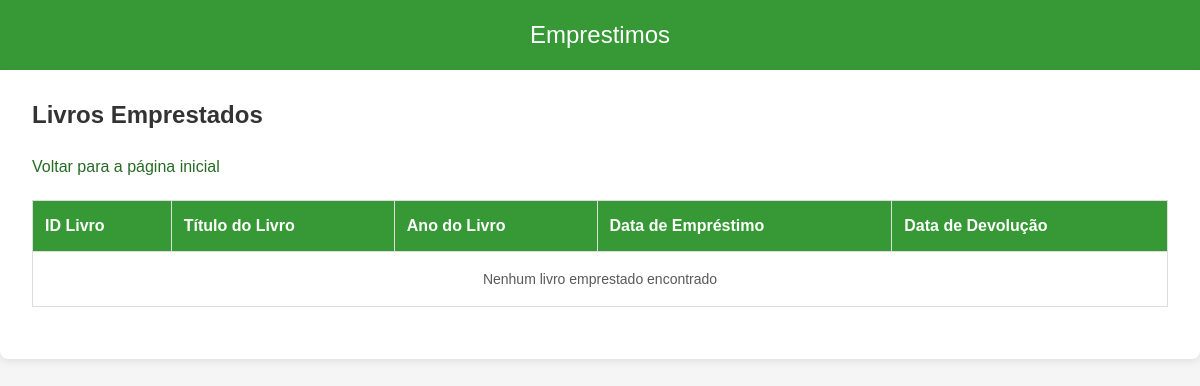
The app's page /biblioteca/View/livros_emprestados.php, older data.
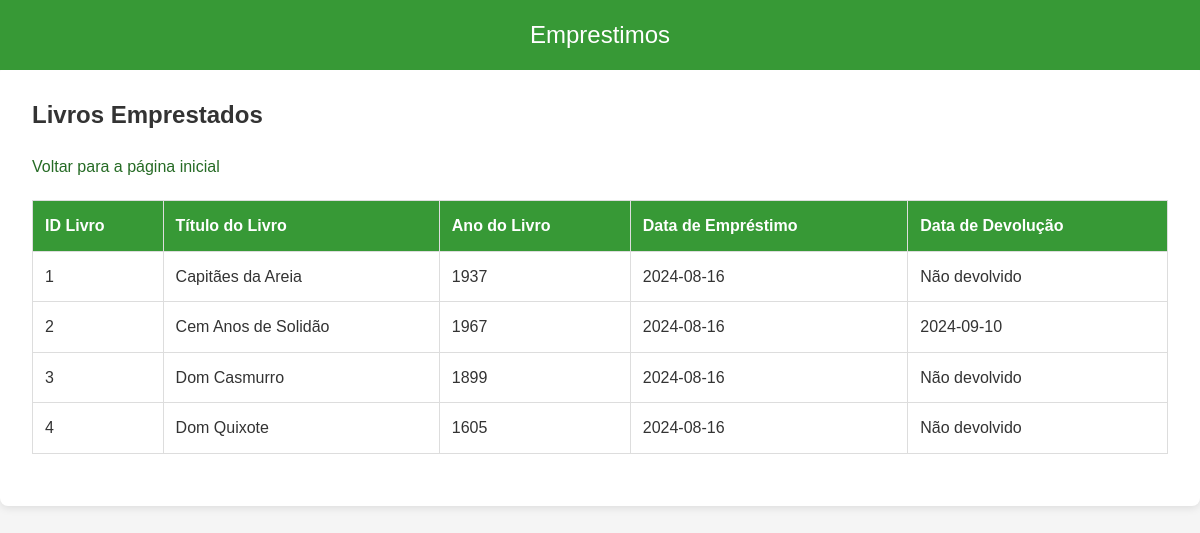
The same page, newer data.
### tables this page shows
CREATE TABLE emprestimo (
    id INT AUTO_INCREMENT PRIMARY KEY,
    idLivro INT NOT NULL,
    idEstudante INT NOT NULL,
    dataEmprestimo DATE NOT NULL,
    dataDevolucao DATE DEFAULT NULL,
    FOREIGN KEY (idLivro) REFERENCES livro(id),
    FOREIGN KEY (idEstudante) REFERENCES estudante(idEstudante),
    CHECK (dataDevolucao IS NULL OR dataDevolucao >= dataEmprestimo)
);

CREATE TABLE livro (
    id INT AUTO_INCREMENT PRIMARY KEY,
    titulo VARCHAR(255) NOT NULL,
    ano INT,
    autor INT,
    FOREIGN KEY (autor) REFERENCES autor(id) ON DELETE SET NULL
);

### biblioteca/Repository/EmprestimoRepository.php (called while the page is built, shortened)
<?php
class EmprestimoRepository {
    private $db;
    public function __construct() {
        $this->db = new Database();
    }
    public function listarLivrosEmprestados() {
        $conn = $this->db->getConnection();
        $sql = "SELECT livro.id AS livro_id, livro.titulo, livro.ano, emprestimo.dataEmprestimo, emprestimo.dataDevolucao
                FROM emprestimo
                JOIN livro ON emprestimo.idLivro = livro.id";
        $stmt = $conn->prepare($sql);
        if (!$stmt->execute()) {
            error_log("Erro ao executar a consulta: " . $stmt->error);
            return [];
        }
        $result = $stmt->get_result();
        $livrosEmprestados = [];
        while ($row = $result->fetch_assoc()) {
            $livrosEmprestados[] = $row;
        }
        return $livrosEmprestados;
    }
}
?>

### biblioteca/Controller/EmprestimoController.php (called while the page is built, shortened)
<?php
include_once '../Repository/EmprestimoRepository.php';
class EmprestimoController {
    private $repository;
    public function __construct() {
        $this->repository = new EmprestimoRepository();
    }
    public function listarLivrosEmprestados() {
        return $this->repository->listarLivrosEmprestados();
    }
}
?>

### biblioteca/View/livros_emprestados.php (the view, shortened to what this page needs)
<?php
include_once '../Controller/EmprestimoController.php';
$emprestimoController = new EmprestimoController();
$livrosEmprestados = $emprestimoController->listarLivrosEmprestados();
?>
<!DOCTYPE html>
<html lang="pt-br">
<head>
</head>
<body>
    <div class="navbar">Emprestimos</div>
    <div class="container">
        <h1>Livros Emprestados</h1>
        <a href="index.php">Voltar para a página inicial</a>
        <table>
            <tr>
                <th>ID Livro</th>
                <th>Título do Livro</th>
                <th>Ano do Livro</th>
                <th>Data de Empréstimo</th>
                <th>Data de Devolução</th>
            </tr>
            <?php
            if (!empty($livrosEmprestados)) {
                foreach ($livrosEmprestados as $livro) {
                    echo "<tr>
                        <td>" . htmlspecialchars($livro['livro_id']) . "</td>
                        <td>" . htmlspecialchars($livro['titulo']) . "</td>
                        <td>" . htmlspecialchars($livro['ano']) . "</td>
                        <td>" . htmlspecialchars($livro['dataEmprestimo']) . "</td>
                        <td>" . (empty($livro['dataDevolucao']) ? 'Não devolvido' : htmlspecialchars($livro['dataDevolucao'])) . "</td>
                    </tr>";
                }
            } else {
                echo "<tr><td colspan='5' class='no-books'>Nenhum livro emprestado encontrado</td></tr>";
            }
            ?>
        </table>
    </div>
</body>
</html>

### biblioteca/View/livros_emprestados.php (style rules this page uses)
* { margin: 0; padding: 0; box-sizing: border-box; }
body { font-family: 'Arial', sans-serif; background-color: #f5f5f5; color: #333; line-height: 1.6; margin: 0; padding: 0; }
.navbar { background-color: #379936; color: white; width: 100%; padding: 1rem; text-align: center; font-size: 1.5rem; position: fixed; top: 0; left: 0; z-index: 1000; }
.container { margin: 4rem auto; max-width: 1200px; padding: 2rem; background-color: white; border-radius: 8px; box-shadow: 0 2px 8px rgba(0, 0, 0, 0.1); }
h1 { font-size: 24px; margin-bottom: 20px; color: #333; }
a { display: inline-block; margin-bottom: 20px; font-size: 16px; color: #266b25; text-decoration: none; }
table { width: 100%; border-collapse: collapse; margin-bottom: 20px; }
th, td { border: 1px solid #ddd; padding: 12px; text-align: left; }
th { background-color: #379936; color: white; }
td { background-color: #fff; }
.no-books { text-align: center; color: #595959; padding: 16px; font-size: 14px; }

Row changes from the older to the newer data that the page shows:
added emprestimo: idLivro "1", idLivro.titulo "Capitães da Areia", idLivro.ano "1937", dataEmprestimo "2024-08-16", shows "Não devolvido"
added emprestimo: idLivro "2", idLivro.titulo "Cem Anos de Solidão", idLivro.ano "1967", dataEmprestimo "2024-08-16", dataDevolucao "2024-09-10"
added emprestimo: idLivro "3", idLivro.titulo "Dom Casmurro", idLivro.ano "1899", dataEmprestimo "2024-08-16", shows "Não devolvido"
added emprestimo: idLivro "4", idLivro.titulo "Dom Quixote", idLivro.ano "1605", dataEmprestimo "2024-08-16", shows "Não devolvido"
Text that changed along with them:
text no longer shown: "Nenhum livro emprestado encontrado"
